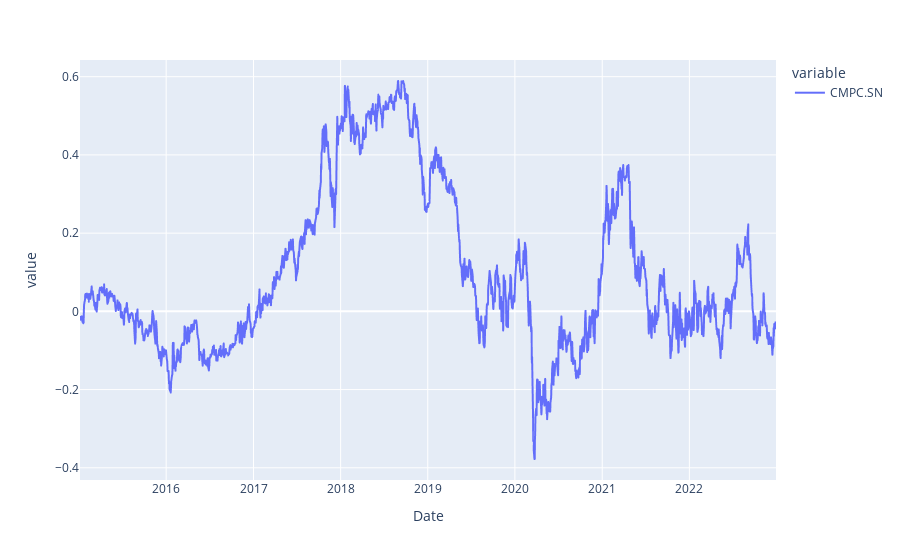

Notebook source saved alongside this figure:
### Markdown cell above
### Metrics

$ P\&L $: 

Profit and Loss is calculated by subtracting the initial cost of the trade (including commissions, fees, etc.) from the current value of the trade (the current market value of the open positions, also taking into account the commissions and fees associated with closing the positions). If the result is positive, it means that the trade has generated profits. If it is negative, it indicates that there has been a loss.

### Code cell
strategy_pnl = data["CMPC.SN"]
strategy_pnl_returns = strategy_pnl.pct_change().dropna()
strategy_pnl_cum_returns = (1 + strategy_pnl_returns).cumprod() - 1
fig = px.line(strategy_pnl_cum_returns)
fig.show()

### Figure 1 — Plotly figure (JSON) as saved in the notebook; plotly's stock layout.template omitted (floating-point values rounded to 4 significant figures; data arrays with more than 128 entries replaced by an {"elided": "..."} marker saying what was removed)
{"data": [{"hovertemplate": "variable=CMPC.SN<br>Date=%{x}<br>value=%{y}<extra></extra>", "legendgroup": "CMPC.SN", "line": {"color": "#636efa", "dash": "solid"}, "marker": {"symbol": "circle"}, "mode": "lines", "name": "CMPC.SN", "showlegend": true, "type": "scattergl", "x": {"elided": "1993 str values"}, "xaxis": "x", "y": {"elided": "1993 float values"}, "yaxis": "y"}], "layout": {"legend": {"title": {"text": "variable"}, "tracegroupgap": 0}, "margin": {"t": 60}, "xaxis": {"anchor": "y", "domain": [0, 1], "title": {"text": "Date"}}, "yaxis": {"anchor": "x", "domain": [0, 1], "title": {"text": "value"}}}}
